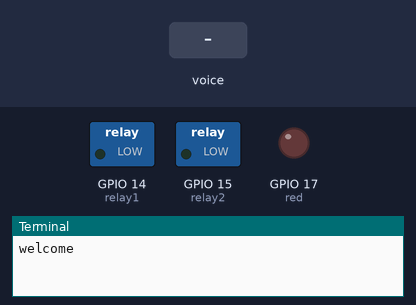
Recording of a program running on a simulated Raspberry Pi (BCM pin numbers). On the bench: switched loads named in the program (green lamp = pin HIGH), output pins drawn as LEDs (lit = HIGH), the last lines printed to the terminal. The inputs (shaded band) are chosen by the test bench. Speech is recognised word for word in 0.5 s.

Above: at 1.2 s.
1.3 s: "LED on" is said to the microphone
At 2.3 s:
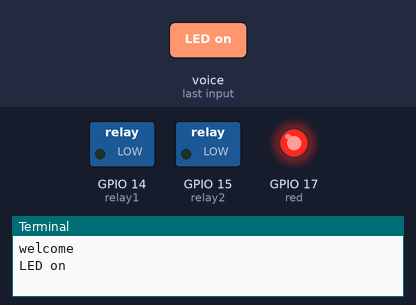
3.3 s: "relay one on" is said to the microphone
At 5.0 s:
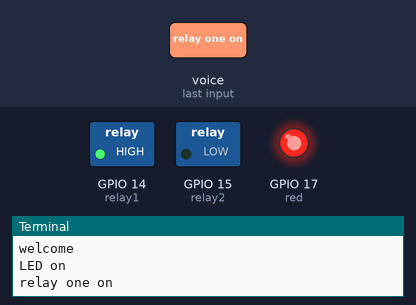
5.3 s: "LED off" is said to the microphone
At 6.6 s:
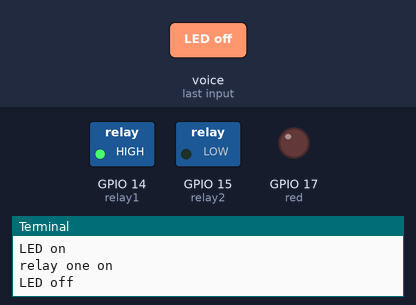
7.3 s: "relay two on" is said to the microphone
At 8.1 s:
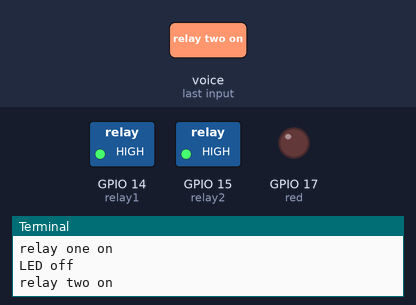
9.3 s: "relay one off" is said to the microphone
At 10.8 s:
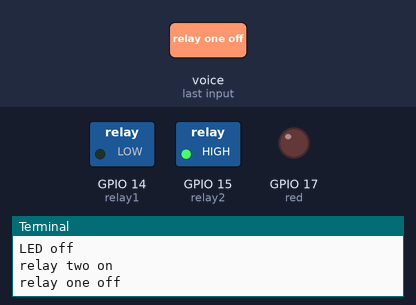
11.3 s: "LED on" is said to the microphone
At 12.3 s:
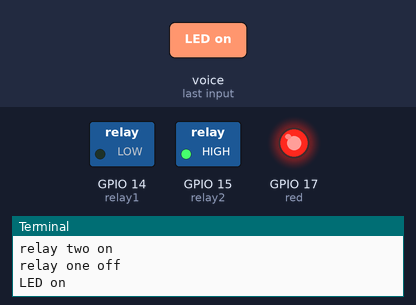
Timing chart, 0 to 14.3 s (numbered marks = the images above; inputs shaded):
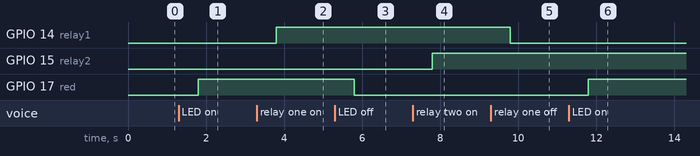

The program:

voice_recognition.py
```python
import speech_recognition as sr
from datetime import date
from gpiozero import LED
from time import sleep
# Raspberry Pi Ports
red = LED(17)
relay1 = LED(14)
relay2 = LED(15)

r = sr.Recognizer()
mic = sr.Microphone()

print("welcome")

while True:
    with mic as source:
        audio = r.listen(source)
    words = r.recognize_google(audio)
    print(words)

    if words == "today":
        print(date.today())

    if words == "LED on":
        red.on()

    if words == "LED off":
        red.off()

    if words == "relay one on":
        relay1.on()

    if words == "relay one off":
        relay1.off()

    if words == "relay two on":
        relay2.on()

    if words == "relay two off":
        relay2.off()

    if words == "exit":
        print("...")
        sleep(1)
        print("...")
        sleep(1)
        print("...")
        sleep(1)
        break
```

Measured:
- after the input at 1.3 s, GPIO 17 (red): LOW → HIGH after 0.50 s
- after the input at 3.3 s, GPIO 14 (relay1): LOW → HIGH after 0.50 s
- after the input at 5.3 s, GPIO 17 (red): HIGH → LOW after 0.50 s
- after the input at 7.3 s, GPIO 15 (relay2): LOW → HIGH after 0.50 s
- after the input at 9.3 s, GPIO 14 (relay1): HIGH → LOW after 0.50 s
- after the input at 11.3 s, GPIO 17 (red): LOW → HIGH after 0.50 s
